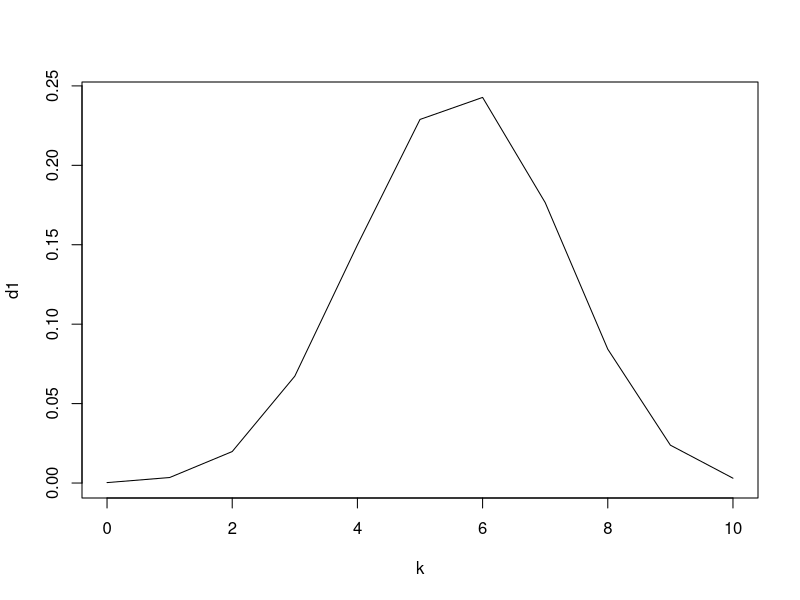
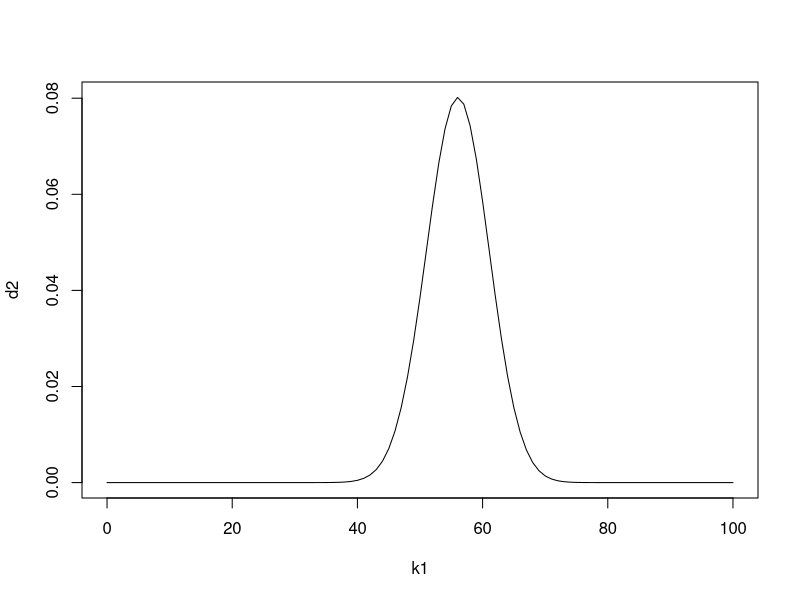

R code for these plots, in order:
# Binomial distribution
f<-read.csv("travelled abroad_csv.csv")
p <- sum(f$Travelledabroad == "Y") / nrow(f)
per <- p * 100
d1 <- dbinom(0:10,10,p)


cat("\n\nProbability p : ", p)
cat("\n\nPercentage of ppl travelled abroad : ", per)
cat("\n\nProbability value from 0 to 10 :\n ",d1)

k <- 0:10
plot(k,d1, type ="l")

# to check success and failure satisfaction (success failure rule):
#np>=10
#n(1-p)>=10
#if it is satisfied then normal distribution can be applied
#n is number of samples

# Q.4
d2 <- dbinom(0:100,100,p)
pbd <- sum(dbinom(59:100,100,p))
cat("\n\nProbability for k>59 with Binomial Distribution: ",pbd)
k1<-0:100
plot(k1,d2,type="l")


# Normal Distribution     
# mu = np
# sigma = sqrt(np(1-p))
m<- 100*p
sd <- sqrt(100*p*(1-p))
cat("\n\nMean: ", m)
cat("\n\nStandard Deviation: ",sd)
p <- pnorm(59,m,sd,lower.tail = F)
cat("\n\nProbability for k> 59 by Normal Distribution: ",p)

